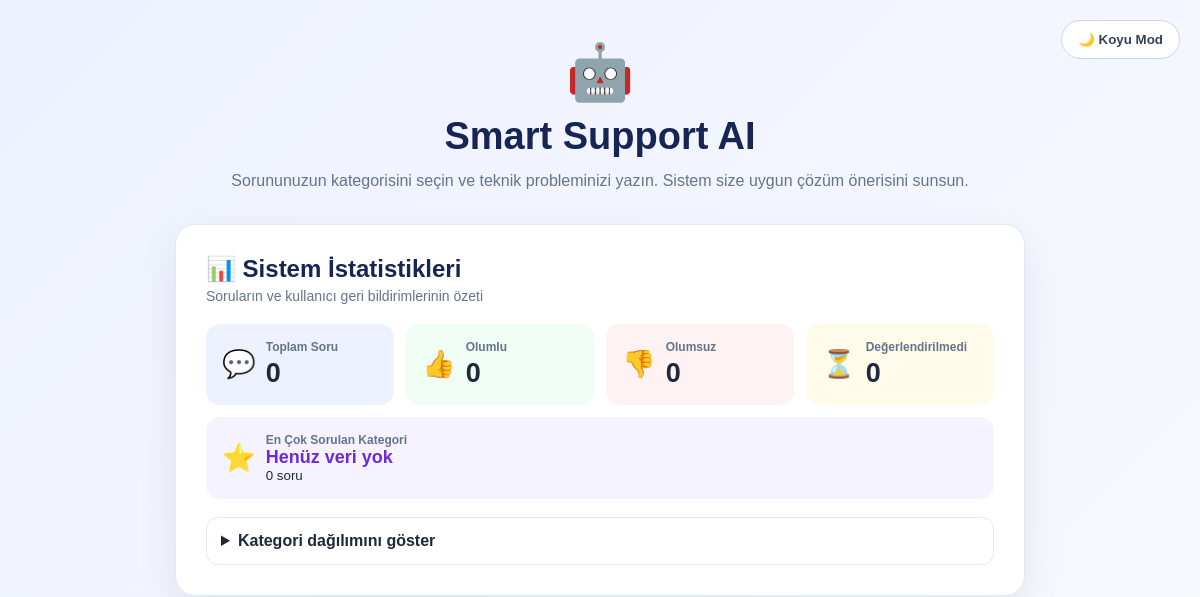
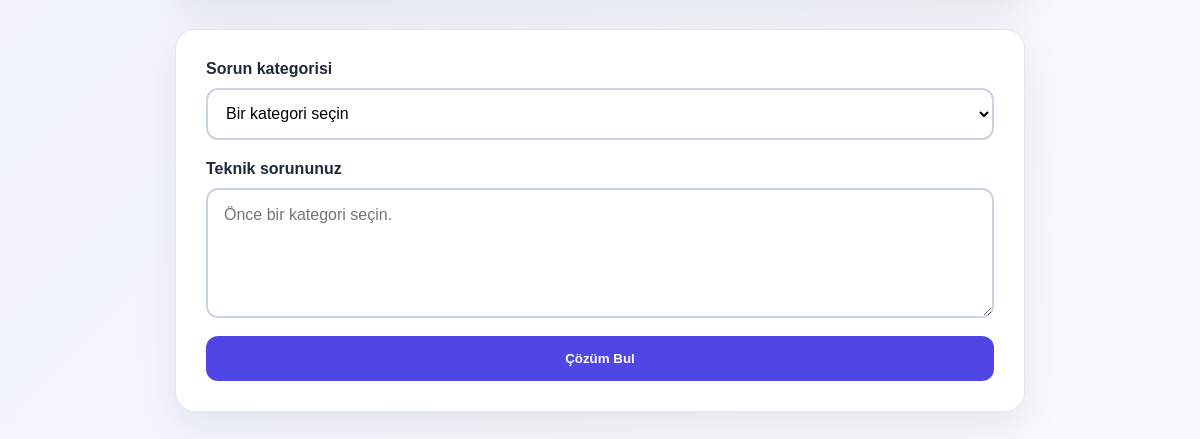
Before: / with the older database file (2 pictures, top to bottom).
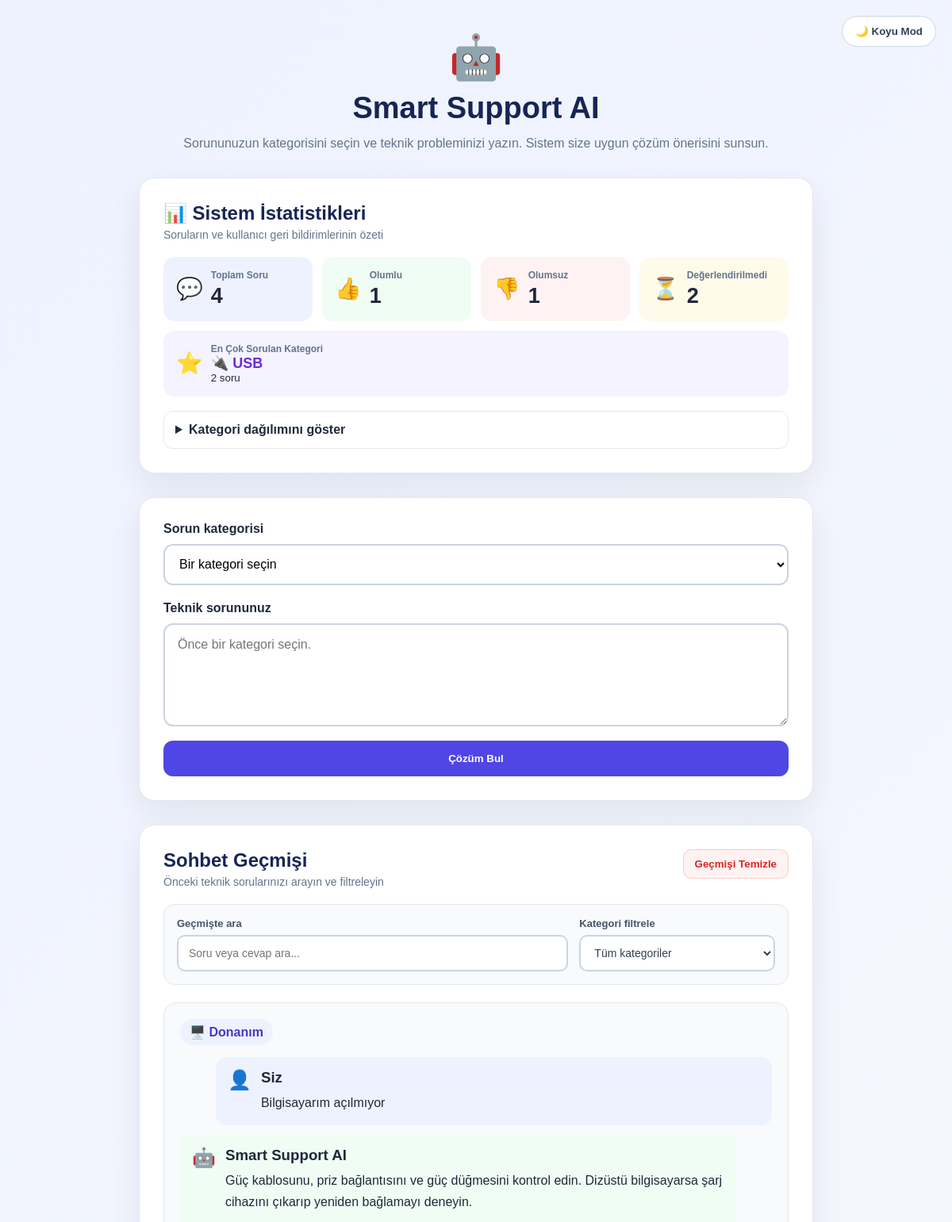
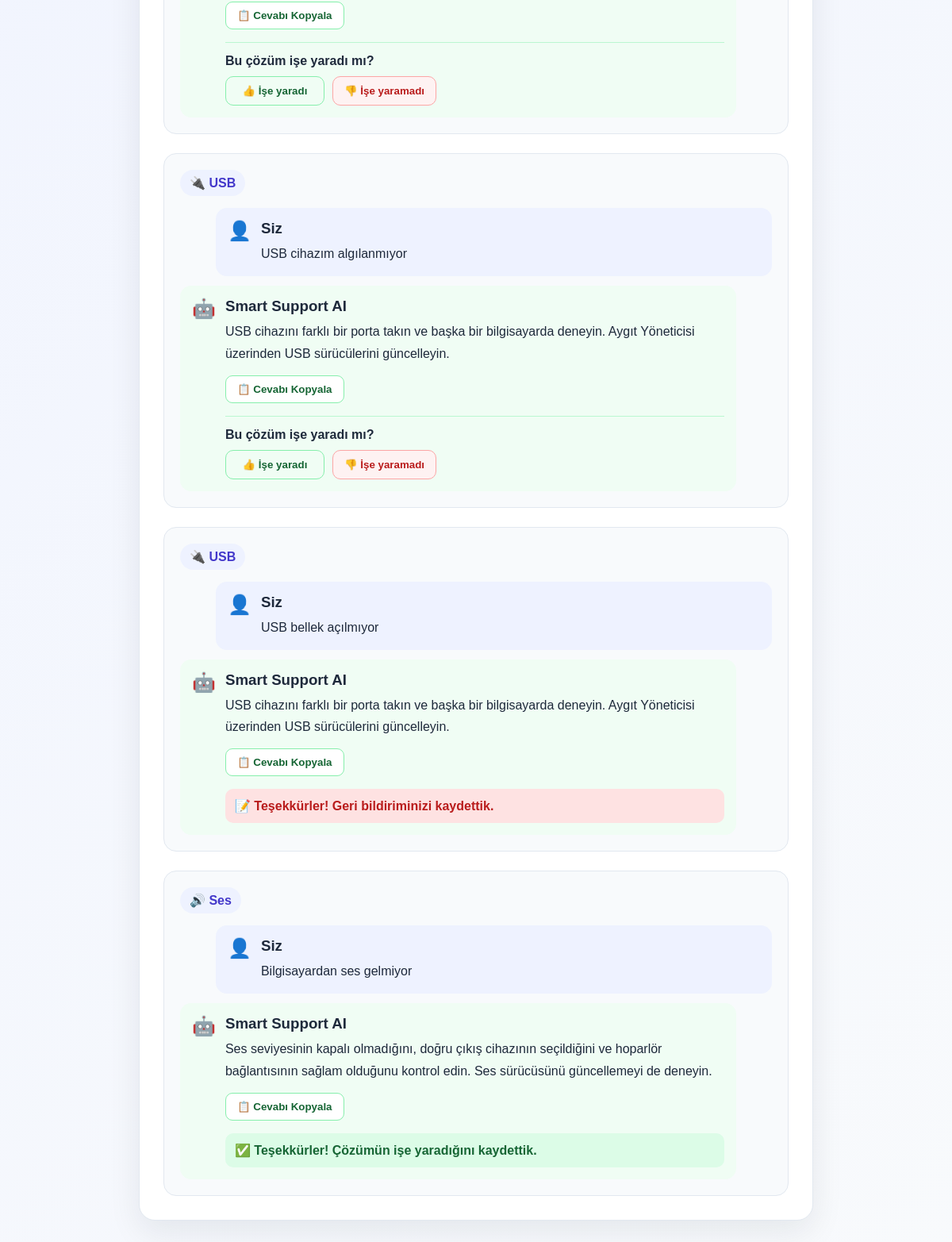
After: the same page with the newer database file (2 pictures, top to bottom).
### tables this page shows
CREATE TABLE chats (
                id TEXT PRIMARY KEY,
                question TEXT NOT NULL,
                answer TEXT NOT NULL,
                category TEXT NOT NULL,
                category_name TEXT NOT NULL,
                feedback TEXT,
                created_at TIMESTAMP DEFAULT CURRENT_TIMESTAMP
            );

### backend/app.py (the view, shortened to what this page needs)
@app.route("/", methods=["GET", "POST"])
def home():
    chat_history = get_all_chats()
    category_questions = {
        category_key: get_questions_by_category(category_key)
        for category_key in CATEGORIES
    }
    statistics = calculate_statistics(chat_history)
    return render_template(
        "index.html",
        chat_history=chat_history,
        categories=CATEGORIES,
        category_questions=category_questions,
        statistics=statistics
    )

### backend/ai_engine.py (called while the page is built)
def get_questions_by_category(
    category: str
) -> list[str]:
    support_items = load_questions()
    normalized_category = str(
        category
    ).strip().lower()
    return [
        str(item.get("question", ""))
        for item in support_items
        if (
            str(
                item.get("category", "")
            ).strip().lower() == normalized_category
            and item.get("question")
        )
    ]

### backend/database.py (called while the page is built)
def get_connection() -> sqlite3.Connection:
    connection = sqlite3.connect(DATABASE_FILE)
    connection.row_factory = sqlite3.Row
    return connection

def get_all_chats() -> list[dict[str, Any]]:
    with get_connection() as connection:
        rows = connection.execute(
            """
            SELECT
                id,
                question,
                answer,
                category,
                category_name,
                feedback,
                created_at
            FROM chats
            ORDER BY created_at ASC
            """
        ).fetchall()
    return [dict(row) for row in rows]

### frontend/templates/index.html (shortened to what this page needs)
<!DOCTYPE html>
<html lang="tr">
<head>
    <link
        rel="stylesheet"
        href="{{ url_for('static', filename='style.css') }}"
    >
</head>
<body>
    <button
        type="button"
        id="theme-button"
        class="theme-button"
        aria-label="Açık veya koyu temaya geç"
    >
    </button>
    <main class="container">
        <section class="header">
            <div class="logo">
                🤖
            </div>
            <h1>
                Smart Support AI
            </h1>
            <p>
                Sorununuzun kategorisini seçin ve teknik probleminizi yazın.
                Sistem size uygun çözüm önerisini sunsun.
            </p>
        </section>
        <section class="statistics-section">
            <div class="statistics-header">
                <h2>
                    📊 Sistem İstatistikleri
                </h2>
                <p>
                    Soruların ve kullanıcı geri bildirimlerinin özeti
                </p>
            </div>
            <div class="statistics-grid">
                <article class="stat-card">
                    <div class="stat-icon">
                        💬
                    </div>
                    <div class="stat-content">
                        <span class="stat-title">
                            Toplam Soru
                        </span>
                        <strong class="stat-number">
                            {{ statistics.total_questions }}
                        </strong>
                    </div>
                </article>
                <article class="stat-card positive-stat">
                    <div class="stat-icon">
                        👍
                    </div>
                    <div class="stat-content">
                        <span class="stat-title">
                            Olumlu
                        </span>
                        <strong class="stat-number">
                            {{ statistics.positive_feedback }}
                        </strong>
                    </div>
                </article>
                <article class="stat-card negative-stat">
                    <div class="stat-icon">
                        👎
                    </div>
                    <div class="stat-content">
                        <span class="stat-title">
                            Olumsuz
                        </span>
                        <strong class="stat-number">
                            {{ statistics.negative_feedback }}
                        </strong>
                    </div>
                </article>
                <article class="stat-card waiting-stat">
                    <div class="stat-icon">
                        ⏳
                    </div>
                    <div class="stat-content">
                        <span class="stat-title">
                            Değerlendirilmedi
                        </span>
                        <strong class="stat-number">
                            {{ statistics.unanswered_feedback }}
                        </strong>
                    </div>
                </article>
                <article class="stat-card popular-stat">
                    <div class="stat-icon">
                        ⭐
                    </div>
                    <div class="stat-content">
                        <span class="stat-title">
                            En Çok Sorulan Kategori
                        </span>
                        <strong class="popular-category">
                            {{ statistics.most_used_category_name }}
                        </strong>
                        <small>
                            {{ statistics.most_used_category_count }} soru
                        </small>
                    </div>
                </article>
            </div>
            <details class="category-details">
                <summary>
                    Kategori dağılımını göster
                </summary>
            </details>
        </section>
        <section class="support-card">
            <form
                method="POST"
                action="{{ url_for('home') }}"
                id="support-form"
            >
                <label for="category">
                    Sorun kategorisi
                </label>
                <select
                    id="category"
                    name="category"
                    required
                >
                    <option value="" selected disabled>
                        Bir kategori seçin
                    </option>
                </select>
                <label
                    for="question"
                    class="question-label"
                >
                    Teknik sorununuz
                </label>
                <textarea
                    id="question"
                    name="question"
                    placeholder="Önce bir kategori seçin."
                    required
                ></textarea>
                <button
                    type="submit"
                    class="solution-button"
                >
                    Çözüm Bul
                </button>
            </form>
        </section>
        {% if chat_history %}
            <section class="history-section">
                <div class="history-header">
                    <div>
                        <h2>
                            Sohbet Geçmişi
                        </h2>
                        <p>
                            Önceki teknik sorularınızı arayın ve filtreleyin
                        </p>
                    </div>
                    <form
                        method="POST"
                        action="{{ url_for('clear_history') }}"
                    >
                        <button
                            type="submit"
                            class="clear-button"
                        >
                            Geçmişi Temizle
                        </button>
                    </form>
                </div>
                <div class="history-tools">
                    <div class="history-search-group">
                        <label for="history-search">
                            Geçmişte ara
                        </label>
                        <input
                            type="search"
                            id="history-search"
                            class="history-search"
                            placeholder="Soru veya cevap ara..."
                            autocomplete="off"
                        >
                    </div>
                    <div class="history-filter-group">
                        <label for="history-category-filter">
                            Kategori filtrele
                        </label>
                        <select
                            id="history-category-filter"
                            class="history-category-filter"
                        >
                            <option value="all">
                                Tüm kategoriler
                            </option>
                        </select>
                    </div>
                </div>
                <div class="chat-list">
                    {% for chat in chat_history|reverse %}
                        <article
                            class="chat-item"
                            id="chat-{{ chat.id }}"
                            data-category="{{ chat.category }}"
                            data-search-text="{{ chat.question }} {{ chat.answer }}"
                        >
                            <div class="chat-category">
                                {{ chat.category_name }}
                            </div>
                            <div class="message user-message">
                                <div class="message-icon">
                                    👤
                                </div>
                                <div class="message-content">
                                    <h3>
                                        Siz
                                    </h3>
                                    <p>
                                        {{ chat.question }}
                                    </p>
                                </div>
                            </div>
                            <div class="message bot-message">
                                <div class="message-icon">
                                    🤖
                                </div>
                                <div class="message-content">
                                    <h3>
                                        Smart Support AI
                                    </h3>
                                    <p class="answer-text">
                                        {{ chat.answer }}
                                    </p>
                                    <div class="answer-actions">
                                        <button
                                            type="button"
                                            class="copy-button"
                                        >
                                            📋 Cevabı Kopyala
                                        </button>
                                        {% if not chat.feedback %}
                                            <div class="feedback-area">
                                                <span class="feedback-question">
                                                    Bu çözüm işe yaradı mı?
                                                </span>
                                                <div class="feedback-buttons">
                                                    <form
                                                        method="POST"
                                                        action="{{ url_for('save_feedback', chat_id=chat.id) }}"
                                                    >
                                                        <button
                                                            type="submit"
                                                            class="feedback-button positive-button"
                                                        >
                                                            👍 İşe yaradı
                                                        </button>
                                                    </form>
                                                    <form
                                                        method="POST"
                                                        action="{{ url_for('save_feedback', chat_id=chat.id) }}"
                                                    >
                                                        <button
                                                            type="submit"
                                                            class="feedback-button negative-button"
                                                        >
                                                            👎 İşe yaramadı
                                                        </button>
                                                    </form>
                                                </div>
                                            </div>
                                        {% elif chat.feedback == "positive" %}
                                            <div class="feedback-result positive-result">
                                                ✅ Teşekkürler! Çözümün işe
                                                yaradığını kaydettik.
                                            </div>
                                        {% elif chat.feedback == "negative" %}
                                            <div class="feedback-result negative-result">
                                                📝 Teşekkürler! Geri bildiriminizi
                                                kaydettik.
                                            </div>
                                        {% endif %}
                                    </div>
                                </div>
                            </div>
                        </article>
                    {% endfor %}
                </div>
            </section>
        {% endif %}
    </main>
</body>
</html>

Changed rows visible on the page:
added chats: category_name "🖥️ Donanım", question "Bilgisayarım açılmıyor", answer "Güç kablosunu, priz bağlantısını ve güç düğmesini kontrol edin. Dizüstü bilgisayarsa şarj cihazını çıkarıp yeniden bağlamayı deneyin."
added chats: category_name "🔌 USB", question "USB cihazım algılanmıyor", answer "USB cihazını farklı bir porta takın ve başka bir bilgisayarda deneyin. Aygıt Yöneticisi üzerinden USB sürücülerini güncelleyin."
added chats: category_name "🔌 USB", question "USB bellek açılmıyor", answer "USB cihazını farklı bir porta takın ve başka bir bilgisayarda deneyin. Aygıt Yöneticisi üzerinden USB sürücülerini güncelleyin.", shows "📝 Teşekkürler! Geri bildiriminizi kaydettik."
added chats: category_name "🔊 Ses", question "Bilgisayardan ses gelmiyor", answer "Ses seviyesinin kapalı olmadığını, doğru çıkış cihazının seçildiğini ve hoparlör bağlantısının sağlam olduğunu kontrol edin. Ses sürücüsünü güncellemeyi de deneyin.", shows "✅ Teşekkürler! Çözümün işe yaradığını kaydettik."
Other visible differences:
{{ statistics.total_questions }}: "0" → "4"
{{ statistics.positive_feedback }}: "0" → "1"
{{ statistics.negative_feedback }}: "0" → "1"
{{ statistics.unanswered_feedback }}: "0" → "2"
{{ statistics.most_used_category_name }}: "Henüz veri yok" → "🔌 USB"
{{ statistics.most_used_category_count }}: "0" → "2"
form field value: (not shown) → "Tüm kategoriler"
text now shown: "Sohbet Geçmişi Önceki teknik sorularınızı arayın ve filtreleyin Geçmişi Temizle Geçmişte ara Kategori filtrele"
